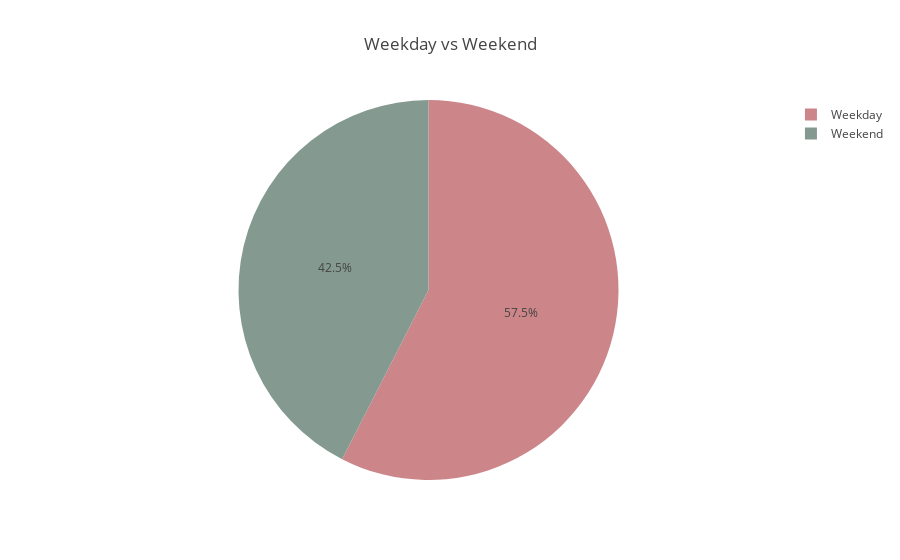

Write notebook code for a chart like this one.
### Code cell
fig = px.pie(
    coffee_df,
    names=coffee_df.apply(
        lambda row: 'Weekend' if (row['اليوم'] in ['الجمعة', 'السبت']) or 
                                  (row['اليوم'] == 'الخميس' and row['الساعة'] >= 15 ) 
                    else 'Weekday',
        axis=1
    ),
    title='Weekday vs Weekend',
    color_discrete_sequence=['#cc8589', '#849a90']
)

fig.show()

### Figure 1 — Plotly figure (JSON) as saved in the notebook; plotly's stock layout.template omitted (floating-point values rounded to 4 significant figures; data arrays with more than 128 entries replaced by an {"elided": "..."} marker saying what was removed)
{"data": [{"domain": {"x": [0, 1], "y": [0, 1]}, "hovertemplate": "label=%{label}<extra></extra>", "labels": {"elided": "66454 str values"}, "legendgroup": "", "name": "", "showlegend": true, "type": "pie"}], "layout": {"legend": {"tracegroupgap": 0}, "piecolorway": ["#cc8589", "#849a90"], "title": {"text": "Weekday vs Weekend"}}}
